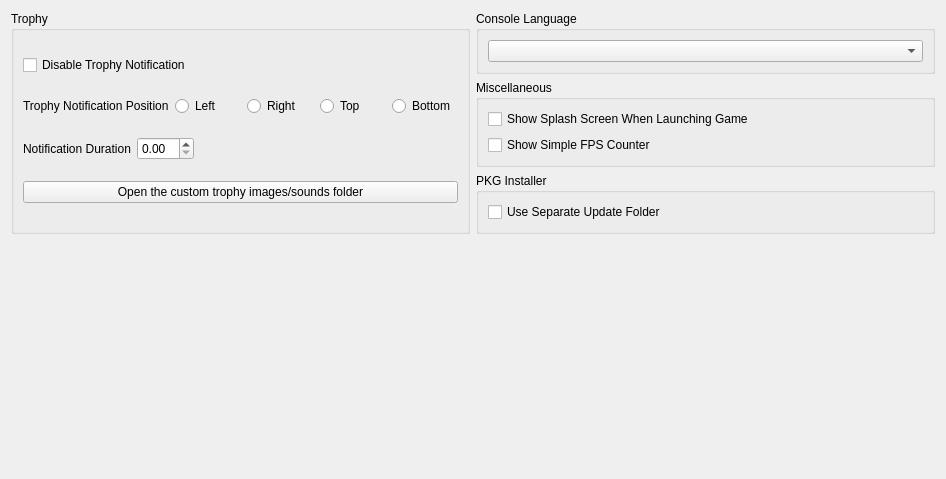
      <widget class="QWidget" name="generalTabContents">
       <property name="geometry">
        <rect>
         <x>0</x>
         <y>0</y>
         <width>946</width>
         <height>479</height>
        </rect>
       </property>
       <layout class="QVBoxLayout" name="generalTabVLayout" stretch="0,0">
        <item>
         <layout class="QHBoxLayout" name="horizontalLayout_8">
          <item>
           <layout class="QVBoxLayout" name="systemTabLayoutLeft">
            <property name="spacing">
             <number>6</number>
            </property>
            <property name="bottomMargin">
             <number>0</number>
            </property>
            <item>
             <widget class="QGroupBox" name="trophyGroupBox">
              <property name="sizePolicy">
               <sizepolicy hsizetype="Expanding" vsizetype="Preferred">
                <horstretch>0</horstretch>
                <verstretch>0</verstretch>
               </sizepolicy>
              </property>
              <property name="title">
               <string>Trophy</string>
              </property>
              <layout class="QVBoxLayout" name="userNameLayout_2">
               <item>
                <widget class="QCheckBox" name="disableTrophycheckBox">
                 <property name="text">
                  <string>Disable Trophy Notification</string>
                 </property>
                </widget>
               </item>
               <item>
                <layout class="QHBoxLayout" name="horizontalLayout_SidePopUps">
                 <property name="bottomMargin">
                  <number>0</number>
                 </property>
                 <item>
                  <widget class="QLabel" name="label_SidePopUps">
                   <property name="sizePolicy">
                    <sizepolicy hsizetype="Maximum" vsizetype="Preferred">
                     <horstretch>0</horstretch>
                     <verstretch>0</verstretch>
                    </sizepolicy>
                   </property>
                   <property name="text">
                    <string>Trophy Notification Position</string>
                   </property>
                  </widget>
                 </item>
                 <item>
                  <widget class="QRadioButton" name="radioButton_Left">
                   <property name="text">
                    <string>Left</string>
                   </property>
                  </widget>
                 </item>
                 <item>
                  <widget class="QRadioButton" name="radioButton_Right">
                   <property name="text">
                    <string>Right</string>
                   </property>
                  </widget>
                 </item>
                 <item>
                  <widget class="QRadioButton" name="radioButton_Top">
                   <property name="text">
                    <string>Top</string>
                   </property>
                  </widget>
                 </item>
                 <item>
                  <widget class="QRadioButton" name="radioButton_Bottom">
                   <property name="text">
                    <string>Bottom</string>
                   </property>
                  </widget>
                 </item>
                </layout>
               </item>
               <item>
                <layout class="QHBoxLayout" name="horizontalLayout_PopUpsDuration">
                 <property name="bottomMargin">
                  <number>0</number>
                 </property>
                 <item>
                  <widget class="QLabel" name="label_PopUpDuration">
                   <property name="sizePolicy">
                    <sizepolicy hsizetype="Maximum" vsizetype="Preferred">
                     <horstretch>0</horstretch>
                     <verstretch>0</verstretch>
                    </sizepolicy>
                   </property>
                   <property name="text">
                    <string>Notification Duration</string>
                   </property>
                  </widget>
                 </item>
                 <item>
                  <widget class="QDoubleSpinBox" name="popUpDurationSpinBox"/>
                 </item>
                 <item>
                  <spacer name="horizontalSpacer_4">
                   <property name="orientation">
                    <enum>Qt::Orientation::Horizontal</enum>
                   </property>
                   <property name="sizeHint" stdset="0">
                    <size>
                     <width>40</width>
                     <height>20</height>
                    </size>
                   </property>
                  </spacer>
                 </item>
                </layout>
               </item>
               <item>
                <widget class="QPushButton" name="OpenCustomTrophyLocationButton">
                 <property name="text">
                  <string>Open the custom trophy images/sounds folder</string>
                 </property>
                </widget>
               </item>
              </layout>
             </widget>
            </item>
           </layout>
          </item>
          <item>
           <layout class="QVBoxLayout" name="verticalLayout_17">
            <item>
             <widget class="QGroupBox" name="consoleLanguageGroupBox">
              <property name="sizePolicy">
               <sizepolicy hsizetype="Expanding" vsizetype="Preferred">
                <horstretch>0</horstretch>
                <verstretch>0</verstretch>
               </sizepolicy>
              </property>
              <property name="title">
               <string>Console Language</string>
              </property>
              <layout class="QVBoxLayout" name="verticalLayout_consoleLanguage">
               <item>
                <widget class="QComboBox" name="consoleLanguageComboBox"/>
               </item>
              </layout>
             </widget>
            </item>
            <item>
             <widget class="QGroupBox" name="emulatorSettingsGroupBox">
              <property name="sizePolicy">
               <sizepolicy hsizetype="Expanding" vsizetype="Preferred">
                <horstretch>0</horstretch>
                <verstretch>0</verstretch>
               </sizepolicy>
              </property>
              <property name="title">
               <string>Miscellaneous</string>
              </property>
              <property name="flat">
               <bool>false</bool>
              </property>
              <property name="checkable">
               <bool>false</bool>
              </property>
              <layout class="QVBoxLayout" name="verticalLayout_2">
               <item>
                <widget class="QCheckBox" name="showSplashCheckBox">
                 <property name="text">
                  <string>Show Splash Screen When Launching Game</string>
                 </property>
                </widget>
               </item>
               <item>
                <widget class="QCheckBox" name="showFpsCounterCheckBox">
                 <property name="text">
                  <string>Show Simple FPS Counter</string>
                 </property>
                </widget>
               </item>
              </layout>
             </widget>
            </item>
            <item>
             <widget class="QGroupBox" name="pkgGroupBox">
              <property name="title">
               <string>PKG Installer</string>
              </property>
              <layout class="QVBoxLayout" name="verticalLayout_7">
               <item>
                <widget class="QCheckBox" name="separateUpdateCheckBox">
                 <property name="sizePolicy">
                  <sizepolicy hsizetype="Minimum" vsizetype="Fixed">
                   <horstretch>0</horstretch>
                   <verstretch>0</verstretch>
                  </sizepolicy>
                 </property>
                 <property name="text">
                  <string>Use Separate Update Folder</string>
                 </property>
                </widget>
               </item>
              </layout>
             </widget>
            </item>
           </layout>
          </item>
         </layout>
        </item>
        <item>
         <spacer name="verticalSpacer_3">
          <property name="orientation">
           <enum>Qt::Orientation::Vertical</enum>
          </property>
          <property name="sizeHint" stdset="0">
           <size>
            <width>20</width>
            <height>40</height>
           </size>
          </property>
         </spacer>
        </item>
       </layout>
      </widget>
